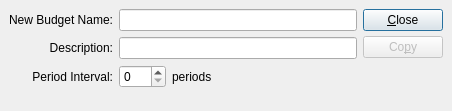
<?xml version="1.0" encoding="UTF-8"?>
<ui version="4.0">
 <comment>This file is part of the xTuple ERP: PostBooks Edition, a free and
open source Enterprise Resource Planning software suite,
Copyright (c) 1999-2018 by OpenMFG LLC, d/b/a xTuple.
It is licensed to you under the Common Public Attribution License
version 1.0, the full text of which (including xTuple-specific Exhibits)
is available at www.xtuple.com/CPAL.  By using this software, you agree
to be bound by its terms.</comment>
 <class>copyBudget</class>
 <widget class="QDialog" name="copyBudget">
  <property name="geometry">
   <rect>
    <x>0</x>
    <y>0</y>
    <width>452</width>
    <height>111</height>
   </rect>
  </property>
  <property name="windowTitle">
   <string>Copy Budget</string>
  </property>
  <layout class="QHBoxLayout">
   <property name="spacing">
    <number>6</number>
   </property>
   <property name="margin">
    <number>9</number>
   </property>
   <item>
    <layout class="QVBoxLayout">
     <property name="spacing">
      <number>0</number>
     </property>
     <property name="margin">
      <number>0</number>
     </property>
     <item>
      <layout class="QGridLayout">
       <property name="margin">
        <number>0</number>
       </property>
       <property name="spacing">
        <number>6</number>
       </property>
       <item row="2" column="1">
        <layout class="QHBoxLayout">
         <property name="spacing">
          <number>6</number>
         </property>
         <property name="margin">
          <number>0</number>
         </property>
         <item>
          <widget class="QSpinBox" name="_interval">
           <property name="minimum">
            <number>0</number>
           </property>
           <property name="maximum">
            <number>999</number>
           </property>
          </widget>
         </item>
         <item>
          <widget class="QLabel" name="label">
           <property name="text">
            <string>periods</string>
           </property>
          </widget>
         </item>
         <item>
          <spacer>
           <property name="orientation">
            <enum>Qt::Horizontal</enum>
           </property>
           <property name="sizeHint" stdset="0">
            <size>
             <width>40</width>
             <height>20</height>
            </size>
           </property>
          </spacer>
         </item>
        </layout>
       </item>
       <item row="2" column="0">
        <widget class="QLabel" name="_sourceItemLit_3">
         <property name="text">
          <string>Period Interval:</string>
         </property>
         <property name="alignment">
          <set>Qt::AlignRight|Qt::AlignTrailing|Qt::AlignVCenter</set>
         </property>
         <property name="buddy">
          <cstring>_interval</cstring>
         </property>
        </widget>
       </item>
       <item row="0" column="1">
        <widget class="QLineEdit" name="_name"/>
       </item>
       <item row="1" column="1">
        <widget class="QLineEdit" name="_descrip"/>
       </item>
       <item row="1" column="0">
        <widget class="QLabel" name="_sourceItemLit_2">
         <property name="text">
          <string>Description:</string>
         </property>
         <property name="alignment">
          <set>Qt::AlignRight|Qt::AlignTrailing|Qt::AlignVCenter</set>
         </property>
         <property name="buddy">
          <cstring>_descrip</cstring>
         </property>
        </widget>
       </item>
       <item row="0" column="0">
        <widget class="QLabel" name="_sourceItemLit">
         <property name="text">
          <string>New Budget Name:</string>
         </property>
         <property name="alignment">
          <set>Qt::AlignRight|Qt::AlignTrailing|Qt::AlignVCenter</set>
         </property>
         <property name="buddy">
          <cstring>_name</cstring>
         </property>
        </widget>
       </item>
      </layout>
     </item>
     <item>
      <spacer>
       <property name="orientation">
        <enum>Qt::Vertical</enum>
       </property>
       <property name="sizeType">
        <enum>QSizePolicy::Expanding</enum>
       </property>
       <property name="sizeHint" stdset="0">
        <size>
         <width>301</width>
         <height>16</height>
        </size>
       </property>
      </spacer>
     </item>
    </layout>
   </item>
   <item>
    <layout class="QVBoxLayout">
     <property name="spacing">
      <number>5</number>
     </property>
     <property name="margin">
      <number>0</number>
     </property>
     <item>
      <widget class="QPushButton" name="_close">
       <property name="text">
        <string>&amp;Close</string>
       </property>
      </widget>
     </item>
     <item>
      <widget class="QPushButton" name="_copy">
       <property name="enabled">
        <bool>false</bool>
       </property>
       <property name="text">
        <string>Co&amp;py</string>
       </property>
      </widget>
     </item>
     <item>
      <spacer>
       <property name="orientation">
        <enum>Qt::Vertical</enum>
       </property>
       <property name="sizeType">
        <enum>QSizePolicy::Expanding</enum>
       </property>
       <property name="sizeHint" stdset="0">
        <size>
         <width>20</width>
         <height>20</height>
        </size>
       </property>
      </spacer>
     </item>
    </layout>
   </item>
  </layout>
 </widget>
 <layoutdefault spacing="6" margin="11"/>
 <tabstops>
  <tabstop>_name</tabstop>
  <tabstop>_descrip</tabstop>
  <tabstop>_interval</tabstop>
  <tabstop>_copy</tabstop>
  <tabstop>_close</tabstop>
 </tabstops>
 <resources/>
 <connections>
  <connection>
   <sender>_close</sender>
   <signal>clicked()</signal>
   <receiver>copyBudget</receiver>
   <slot>reject()</slot>
   <hints>
    <hint type="sourcelabel">
     <x>20</x>
     <y>20</y>
    </hint>
    <hint type="destinationlabel">
     <x>20</x>
     <y>20</y>
    </hint>
   </hints>
  </connection>
 </connections>
</ui>
